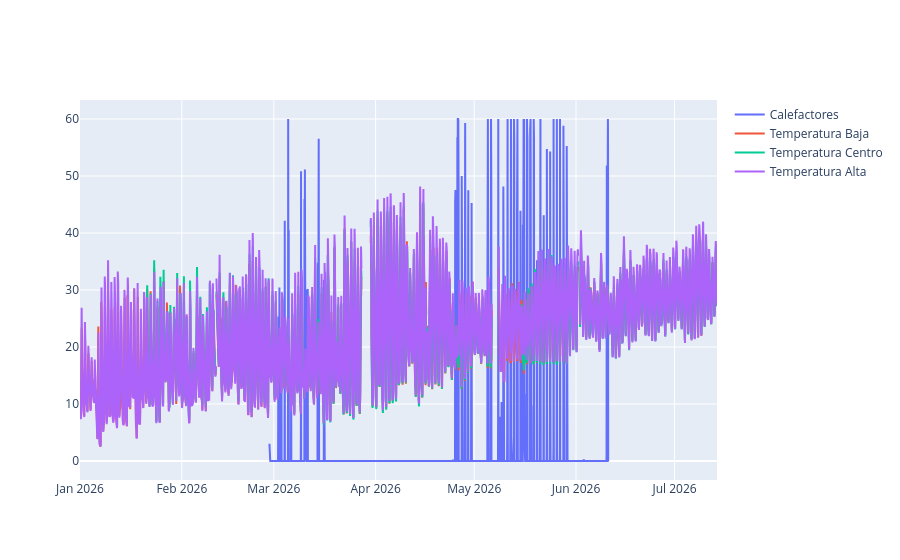

Notebook code for this chart:
### Code cell
fig = go.Figure()
fig.add_trace(go.Scatter(x=calefactores_hourly_duration['_time'], y=calefactores_hourly_duration['on_minutes'], name='Calefactores'))
fig.add_trace(go.Scatter(x=df_temperatura_baja['_time'], y=df_temperatura_baja['_value'], name='Temperatura Baja'))
fig.add_trace(go.Scatter(x=df_temperatura_centro['_time'], y=df_temperatura_centro['_value'], name='Temperatura Centro'))
fig.add_trace(go.Scatter(x=df_temperatura_alta['_time'], y=df_temperatura_alta['_value'], name='Temperatura Alta'))
fig.show()

### Figure 1 — Plotly figure (JSON) as saved in the notebook; plotly's stock layout.template omitted (floating-point values rounded to 4 significant figures; data arrays with more than 128 entries replaced by an {"elided": "..."} marker saying what was removed)
{"data": [{"name": "Calefactores", "type": "scatter", "x": {"elided": "2480 str values"}, "y": {"elided": "2480 float values"}}, {"name": "Temperatura Baja", "type": "scatter", "x": {"elided": "4655 str values"}, "y": {"elided": "4655 float values"}}, {"name": "Temperatura Centro", "type": "scatter", "x": {"elided": "4165 str values"}, "y": {"elided": "4165 float values"}}, {"name": "Temperatura Alta", "type": "scatter", "x": {"elided": "4655 str values"}, "y": {"elided": "4655 float values"}}], "layout": {}}
